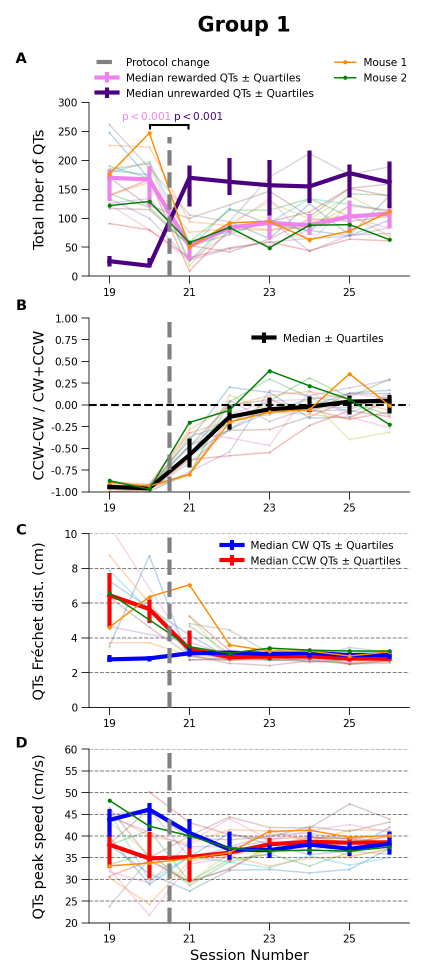
#> input picture Figure09left.png, 853 x 1955 px (shown at 1/2 size)
$ jupyter execute Figure09_MergeLeftRight.ipynb
#> lines starting #> are read from the running program, lines starting #| are printed output that depends on the picture
[cell 1]
from PIL import Image

# Load both images
img1 = Image.open("Figure09left.png")
#> img1 is the input picture: PIL image 853x1955 RGBA; mean R, G, B, A 241.4, 238.4, 239.9, 255
img2 = Image.open("Figure09right.png")
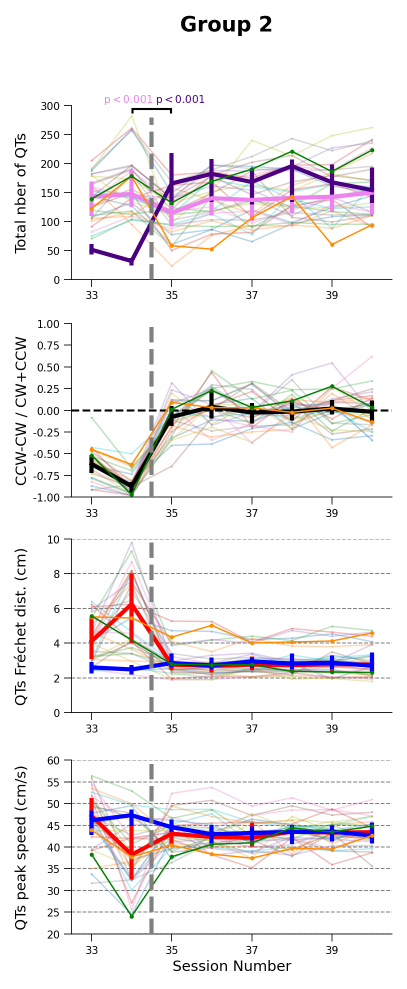
#> input picture Figure09right.png, 813 x 1977 px (shown at 1/2 size)
#> img2 is the input picture: PIL image 813x1977 RGBA; mean R, G, B, A 240.9, 238.2, 239.3, 255

# Make sure they have the same height
if img1.height != img2.height:
    # Resize second image to match the height of the first
    img2 = img2.resize((int(img2.width * img1.height / img2.height), img1.height))
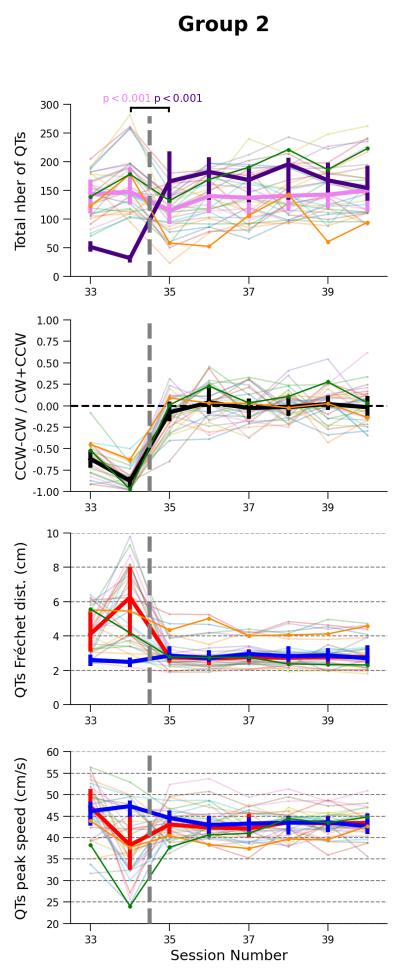
#> img2: PIL image 803x1955 RGBA (shown at 1/2 size); mean R, G, B, A 240.8, 238.1, 239.2, 255

# Create new image with combined width
total_width = img1.width + img2.width
#> total_width = 1656
combined_img = Image.new("RGB", (total_width, img1.height), color=(255, 255, 255))  # white background
#> combined_img: PIL image 1656x1955 RGB; every value is 255

# Paste the two images side by side
combined_img.paste(img1, (0, 0))
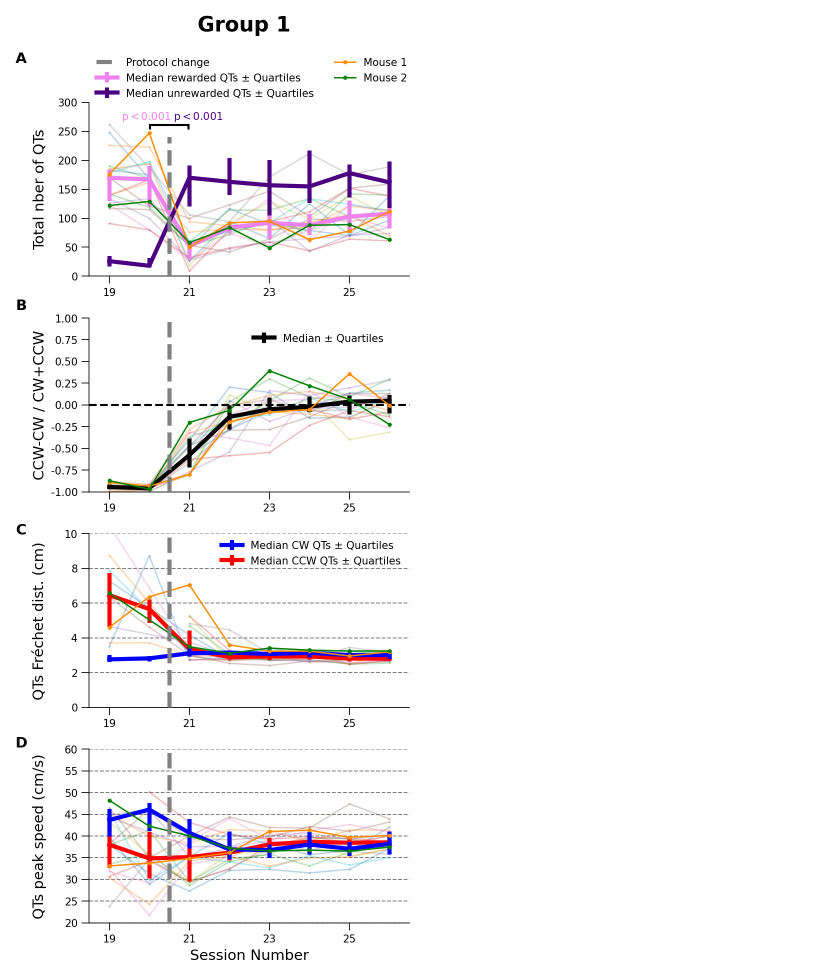
#> combined_img: PIL image 1656x1955 RGB (shown at 1/2 size); mean R, G, B 248, 246.5, 247.2
combined_img.paste(img2, (img1.width, 0))
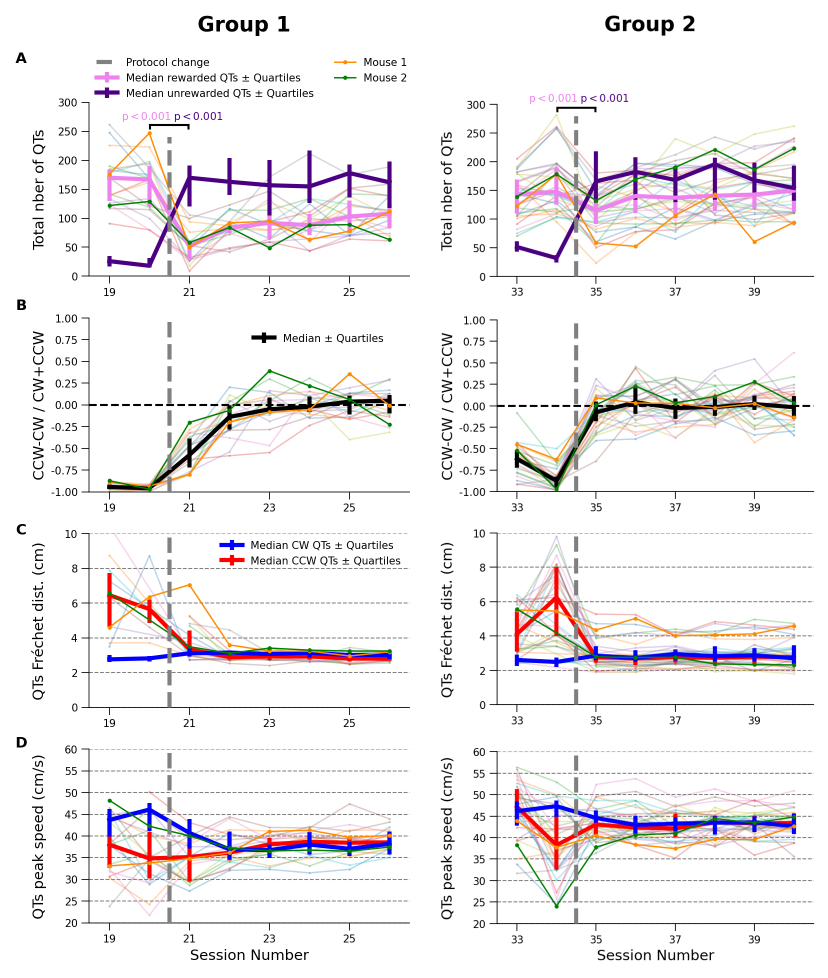
#> combined_img: PIL image 1656x1955 RGB (shown at 1/2 size); mean R, G, B 241.1, 238.2, 239.6

# Save the result
combined_img.save("Figure09.png")

# Save the figure as a PDF
combined_img.save("Figure09.pdf", format="PDF")
#fig.savefig("Figure09.pdf", format="pdf", bbox_inches='tight', dpi=300)
